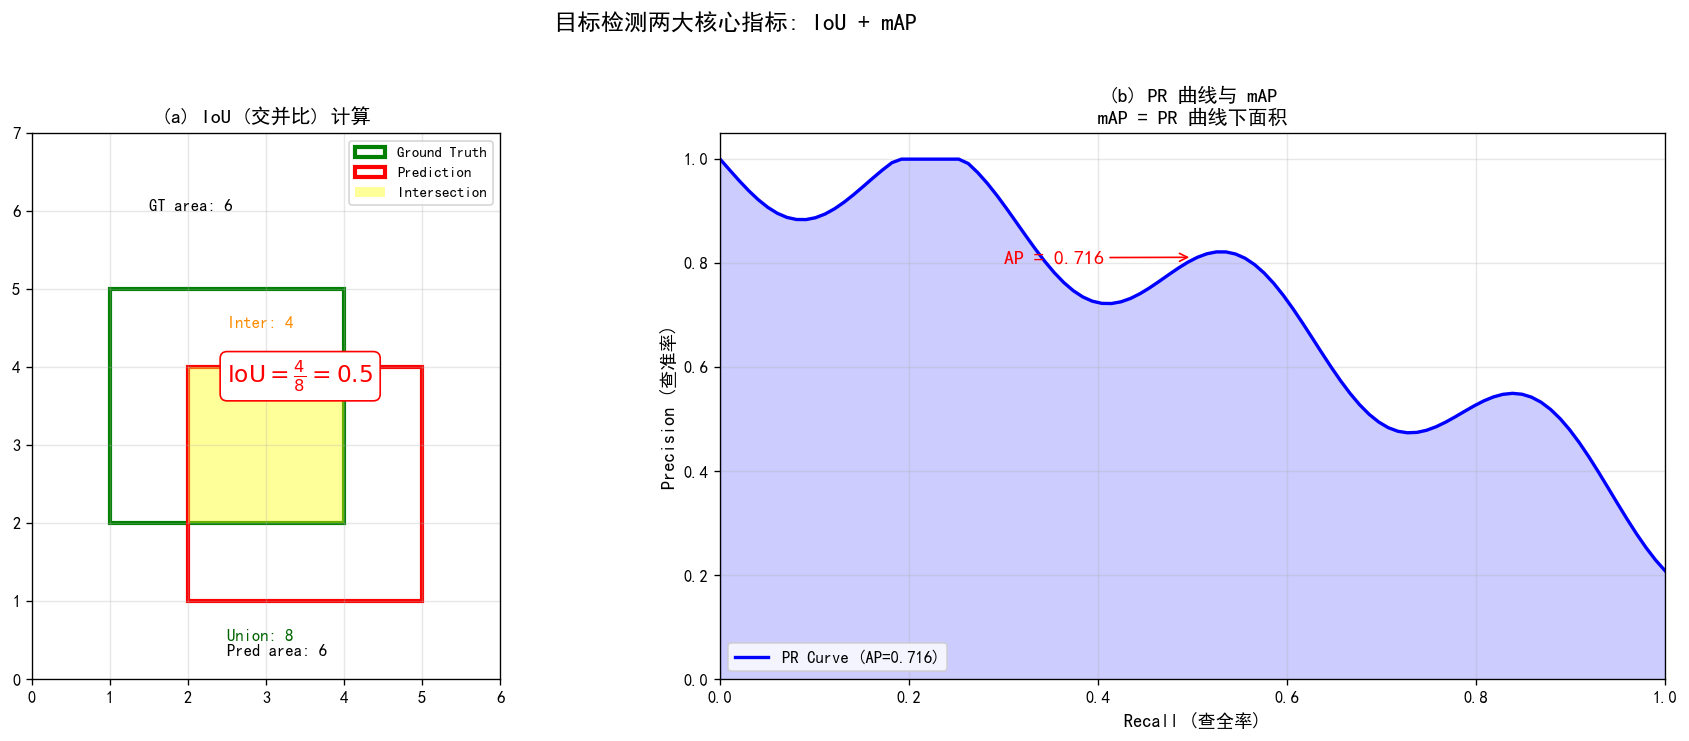

This chart was generated by the following Python code:
"""
11-1-detection-metrics.py
Visualize the standard mAP (mean Average Precision) curve and IoU computation
for object detection. Critical for understanding detection evaluation.

Output: assets/figures/11-1-detection-metrics.png
"""
import os
os.makedirs("assets/figures", exist_ok=True)

import numpy as np
import matplotlib.pyplot as plt


# IoU computation - draw two boxes
def draw_iou(ax, title):
    # Ground truth box
    gt = [1, 2, 4, 5]  # x1, y1, x2, y2
    # Predicted box
    pred = [2, 1, 5, 4]
    ax.add_patch(plt.Rectangle((gt[0], gt[1]), gt[2] - gt[0], gt[3] - gt[1],
                                 fill=False, edgecolor="green", linewidth=2.5,
                                 label="Ground Truth"))
    ax.add_patch(plt.Rectangle((pred[0], pred[1]), pred[2] - pred[0], pred[3] - pred[1],
                                 fill=False, edgecolor="red", linewidth=2.5,
                                 label="Prediction"))

    # Intersection
    ix1, iy1 = max(gt[0], pred[0]), max(gt[1], pred[1])
    ix2, iy2 = min(gt[2], pred[2]), min(gt[3], pred[3])
    if ix1 < ix2 and iy1 < iy2:
        ax.add_patch(plt.Rectangle((ix1, iy1), ix2 - ix1, iy2 - iy1,
                                     fill=True, facecolor="yellow", alpha=0.4,
                                     label="Intersection"))
    ax.text(1.5, 6, f"GT area: 6", fontsize=10)
    ax.text(2.5, 0.3, f"Pred area: 6", fontsize=10)
    ax.text(2.5, 4.5, f"Inter: 4", fontsize=10, color="darkorange", fontweight="bold")
    ax.text(2.5, 0.5, f"Union: 8", fontsize=10, color="darkgreen", fontweight="bold")
    ax.text(2.5, 3.8, r"$\text{IoU} = \frac{4}{8} = 0.5$", fontsize=14,
            color="red", fontweight="bold",
            bbox=dict(boxstyle="round,pad=0.3", facecolor="white", ec="red"))
    ax.set_xlim(0, 6)
    ax.set_ylim(0, 7)
    ax.set_title(title, fontsize=12, fontweight="bold")
    ax.legend(loc="upper right", fontsize=9)
    ax.grid(True, alpha=0.3)
    ax.set_aspect("equal")


# mAP curve
def plot_map_curve(ax):
    """Plot a typical precision-recall curve for an object detector."""
    recall = np.linspace(0, 1, 100)
    # Realistic-looking PR curve
    precision = 1 - 0.7 * recall ** 1.5 - 0.1 * np.sin(recall * 20)
    precision = np.clip(precision, 0, 1)

    # Compute AP via trapezoidal integration
    ap = np.trapezoid(precision, recall)
    ax.plot(recall, precision, "b-", linewidth=2, label=f"PR Curve (AP={ap:.3f})")
    ax.fill_between(recall, precision, alpha=0.2, color="blue")
    ax.set_xlabel("Recall (查全率)", fontsize=11)
    ax.set_ylabel("Precision (查准率)", fontsize=11)
    ax.set_title("(b) PR 曲线与 mAP\nmAP = PR 曲线下面积", fontsize=12, fontweight="bold")
    ax.grid(True, alpha=0.3)
    ax.legend(loc="lower left")
    ax.set_xlim(0, 1)
    ax.set_ylim(0, 1.05)
    # Annotate AP
    ax.annotate(f"AP = {ap:.3f}", xy=(0.5, precision[50]), xytext=(0.3, 0.8),
                fontsize=12, color="red", fontweight="bold",
                arrowprops=dict(arrowstyle="->", color="red"))


fig, axes = plt.subplots(1, 2, figsize=(16, 6))
draw_iou(axes[0], "(a) IoU (交并比) 计算")
plot_map_curve(axes[1])

plt.suptitle("目标检测两大核心指标: IoU + mAP",
             fontsize=14, fontweight="bold", y=1.02)
plt.tight_layout()
plt.savefig("assets/figures/11-1-detection-metrics.png", dpi=120, bbox_inches="tight")
print("Saved: assets/figures/11-1-detection-metrics.png")
